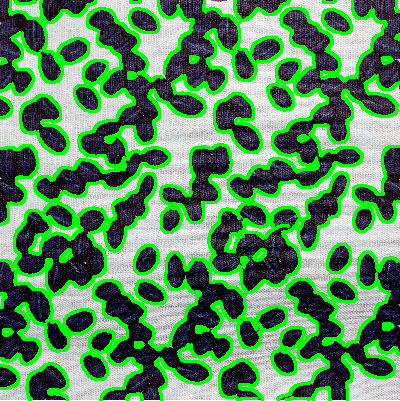
#> input picture media/images/cafe.jpg, 400 x 401 px
$ python -i utils.py   (imports and definitions only)
#> lines starting #> are read from the running program, lines starting #| are printed output that depends on the picture; after the words box and inside, x2 and y2 are one past the last pixel; in counts of white or black regions, pixels touching at a corner belong together
#> further down, picture is the input picture: shape (401, 400, 3); mean B, G, R 90.7, 142.8, 85.7
import cv2
import numpy as np

def NovaImagem(image):

    gray = cv2.cvtColor(image, cv2.COLOR_BGR2GRAY)
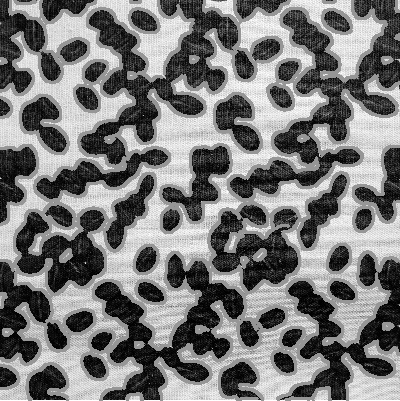
#> gray: shape (401, 400); min 0, max 255, mean 119.9

    blur = cv2.GaussianBlur(gray, (11, 11), 0)
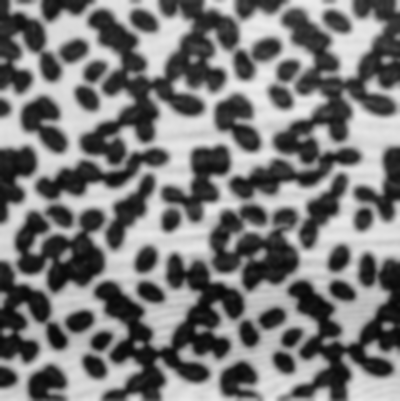
#> blur: shape (401, 400); min 6, max 237, mean 119.8
    canny = cv2.Canny(blur, 30, 150, 3)
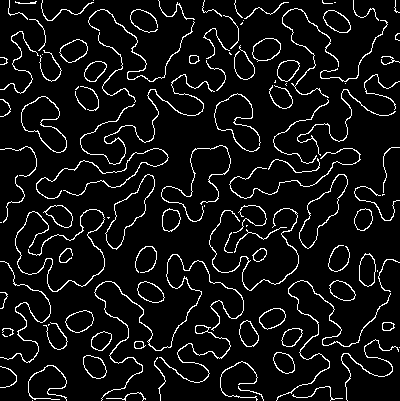
#> canny: shape (401, 400); 7.3% white in thin lines or dots
    dilated = cv2.dilate(canny, (1, 1), iterations=0)

    (cnt, hierarchy) = cv2.findContours(
        dilated.copy(), cv2.RETR_EXTERNAL, cv2.CHAIN_APPROX_NONE)
#> cnt = 111 contours, 54 with area under 20; largest, box (x1, y1, x2, y2) and area: (105, 174, 155, 250) 1390, (21, 96, 67, 153) 1378, (299, 174, 348, 249) 1371, (252, 38, 281, 62) 480, (65, 310, 94, 333) 444
    rgb = cv2.cvtColor(image, cv2.COLOR_BGR2RGB)
    cv2.drawContours(rgb, cnt, -1, (0, 255, 0), 2)
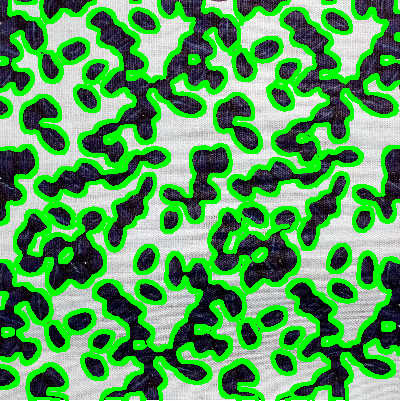
#> rgb: shape (401, 400, 3); mean R, G, B 82.7, 163, 87.1

    return rgb

>>> import cv2
>>> picture = cv2.imread('../media/images/cafe.jpg')
>>> result = NovaImagem(picture)
